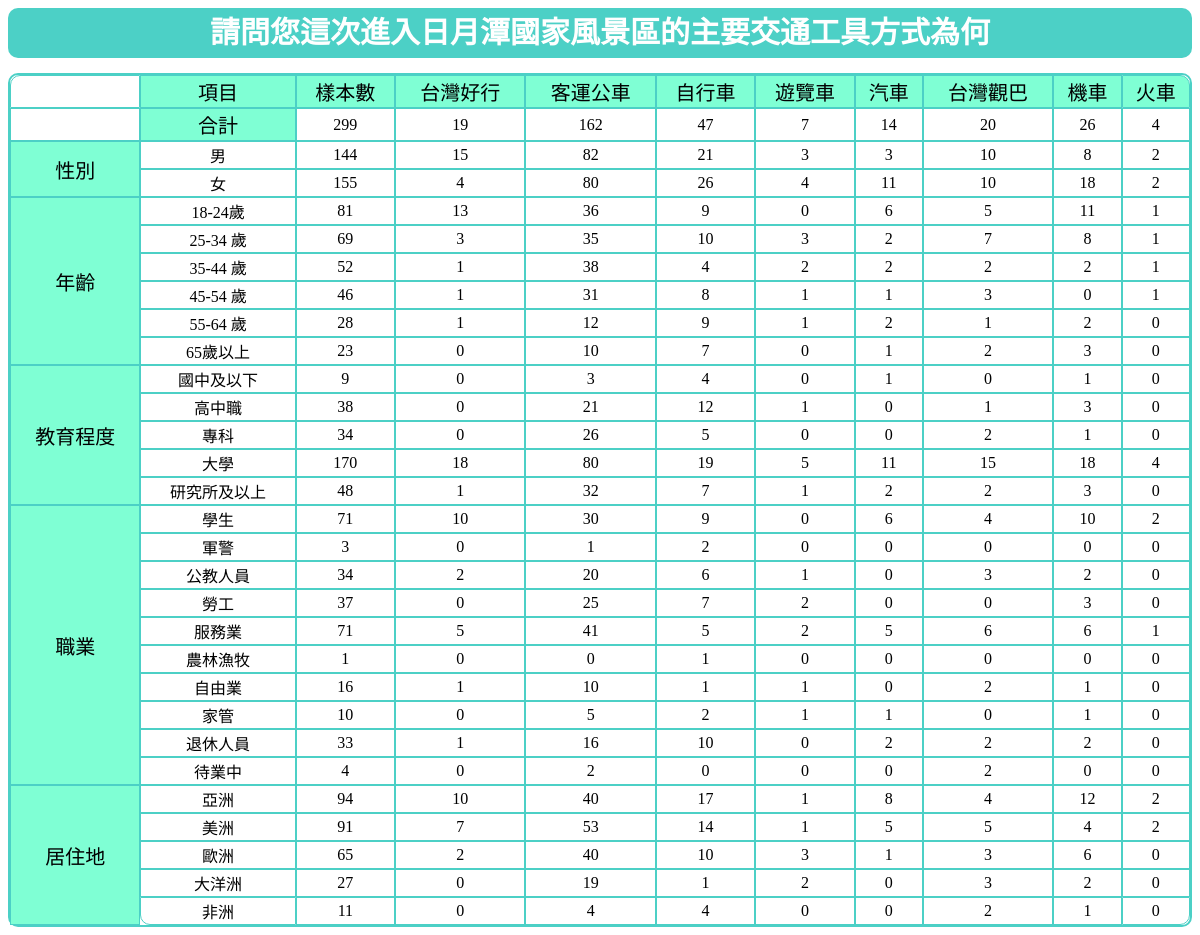
The page /context.php?qid=722&title=12X9X722 on the database its author committed.
### tables this page shows
CREATE TABLE `lime_survey_12` (
  `id` int(11) NOT NULL,
  `token` varchar(35) DEFAULT NULL,
  `submitdate` datetime DEFAULT NULL,
  `lastpage` int(11) DEFAULT NULL,
  `startlanguage` varchar(20) NOT NULL,
  `startdate` datetime NOT NULL,
  `datestamp` datetime NOT NULL,
  `ipaddr` text,
  `12X9X8591` varchar(5) DEFAULT NULL,
  `12X9X719A01` varchar(5) DEFAULT NULL,
  `12X9X720SQ001` varchar(5) DEFAULT NULL,
  `12X9X720SQ002` varchar(5) DEFAULT NULL,
  `12X9X720SQ003` varchar(5) DEFAULT NULL,
  `12X9X720SQ004` varchar(5) DEFAULT NULL,
  `12X9X720SQ005` varchar(5) DEFAULT NULL,
  `12X9X720SQ006` varchar(5) DEFAULT NULL,
  `12X9X720SQ007` varchar(5) DEFAULT NULL,
  `12X9X720SQ008` varchar(5) DEFAULT NULL,
  `12X9X720SQ009` varchar(5) DEFAULT NULL,
  `12X9X720SQ010` varchar(5) DEFAULT NULL,
  `12X9X720other` text,
  `12X9X7211` varchar(5) DEFAULT NULL,
  `12X9X7212` varchar(5) DEFAULT NULL,
  `12X9X7213` varchar(5) DEFAULT NULL,
  `12X9X7214` varchar(5) DEFAULT NULL,
  `12X9X7215` varchar(5) DEFAULT NULL,
  `12X9X7216` varchar(5) DEFAULT NULL,
  `12X9X7217` varchar(5) DEFAULT NULL,
  `12X9X7218` varchar(5) DEFAULT NULL,
  `12X9X7219` varchar(5) DEFAULT NULL,
  `12X9X72110` varchar(5) DEFAULT NULL,
  `12X9X72111` varchar(5) DEFAULT NULL,
  `12X9X72112` varchar(5) DEFAULT NULL,
  `12X9X72113` varchar(5) DEFAULT NULL,
  `12X9X72114` varchar(5) DEFAULT NULL,
  `12X9X72115` varchar(5) DEFAULT NULL,
  `12X9X72116` varchar(5) DEFAULT NULL,
  `12X9X72117` varchar(5) DEFAULT NULL,
  `12X9X721other` text,
  `12X9X7281` varchar(5) DEFAULT NULL,
  `12X9X7282` varchar(5) DEFAULT NULL,
  `12X9X7283` varchar(5) DEFAULT NULL,
  `12X9X7284` varchar(5) DEFAULT NULL,
  `12X9X7285` varchar(5) DEFAULT NULL,
  `12X9X7286` varchar(5) DEFAULT NULL,
  `12X9X7287` varchar(5) DEFAULT NULL,
  `12X9X7288` varchar(5) DEFAULT NULL,
  `12X9X7289` varchar(5) DEFAULT NULL,
  `12X9X72810` varchar(5) DEFAULT NULL,
  `12X9X72811` varchar(5) DEFAULT NULL,
  `12X9X72812` varchar(5) DEFAULT NULL,
  `12X9X72813` varchar(5) DEFAULT NULL,
  `12X9X72814` varchar(5) DEFAULT NULL,
  `12X9X72815` varchar(5) DEFAULT NULL,
  `12X9X72816` varchar(5) DEFAULT NULL,
  `12X9X72817` varchar(5) DEFAULT NULL,
  `12X9X72818` varchar(5) DEFAULT NULL,
  `12X9X72819` varchar(5) DEFAULT NULL,
  `12X9X72820` varchar(5) DEFAULT NULL,
  `12X9X72821` varchar(5) DEFAULT NULL,
  `12X9X72822` varchar(5) DEFAULT NULL,
  `12X9X72823` varchar(5) DEFAULT NULL,
  `12X9X72824` varchar(5) DEFAULT NULL,
  `12X9X72825` varchar(5) DEFAULT NULL,
  `12X9X72826` varchar(5) DEFAULT NULL,
  `12X9X72827` varchar(5) DEFAULT NULL,
  `12X9X72828` varchar(5) DEFAULT NULL,
  `12X9X72829` varchar(5) DEFAULT NULL,
  `12X9X72830` varchar(5) DEFAULT NULL,
  `12X9X72831` varchar(5) DEFAULT NULL,
  `12X9X72832` varchar(5) DEFAULT NULL,
  `12X9X72833` varchar(5) DEFAULT NULL,
  `12X9X72834` varchar(5) DEFAULT NULL,
  `12X9X72835` varchar(5) DEFAULT NULL,
  `12X9X72836` varchar(5) DEFAULT NULL,
  `12X9X72837` varchar(5) DEFAULT NULL,
  `12X9X72838` varchar(5) DEFAULT NULL,
  `12X9X72839` varchar(5) DEFAULT NULL,
  `12X9X728other` text,
  `12X9X722` varchar(5) DEFAULT NULL,
  `12X9X723` varchar(5) DEFAULT NULL,
  `12X9X724` varchar(5) DEFAULT NULL,
  `12X9X724other` text,
  `12X9X725A801` varchar(5) DEFAULT NULL,
  `12X9X726` varchar(5) DEFAULT NULL,
  `12X9X794` decimal(30,10) DEFAULT NULL,
  `12X9X7271` varchar(5) DEFAULT NULL,
  `12X9X7272` varchar(5) DEFAULT NULL,
  `12X9X7273` varchar(5) DEFAULT NULL,
  `12X9X7274` varchar(5) DEFAULT NULL,
  `12X9X7275` varchar(5) DEFAULT NULL,
  `12X9X7276` varchar(5) DEFAULT NULL,
  `12X9X727other` text,
  `12X9X729` varchar(5) DEFAULT NULL,
  `12X9X860` varchar(5) DEFAULT NULL,
  `12X9X860other` text,
  `12X9X7911` varchar(5) DEFAULT NULL,
  `12X9X7912` varchar(5) DEFAULT NULL,
  `12X9X7913` varchar(5) DEFAULT NULL,
  `12X9X7914` varchar(5) DEFAULT NULL,
  `12X9X7915` varchar(5) DEFAULT NULL,
  `12X9X7916` varchar(5) DEFAULT NULL,
  `12X9X7917` varchar(5) DEFAULT NULL,
  `12X9X7918` varchar(5) DEFAULT NULL,
  `12X9X792` varchar(5) DEFAULT NULL,
  `12X9X792other` text,
  `12X10X730SQ101` varchar(5) DEFAULT NULL,
  `12X10X730SQ102` varchar(5) DEFAULT NULL,
  `12X10X730SQ103` varchar(5) DEFAULT NULL,
  `12X10X730SQ104` varchar(5) DEFAULT NULL,
  `12X10X731SQ201` varchar(5) DEFAULT NULL,
  `12X10X731SQ202` varchar(5) DEFAULT NULL,
  `12X10X731SQ203` varchar(5) DEFAULT NULL,
  `12X10X731SQ204` varchar(5) DEFAULT NULL,
  `12X10X732SQ301` varchar(5) DEFAULT NULL,
  `12X10X732SQ302` varchar(5) DEFAULT NULL,
  `12X10X732SQ303` varchar(5) DEFAULT NULL,
  `12X10X733SQ401` varchar(5) DEFAULT NULL,
  `12X10X733SQ402` varchar(5) DEFAULT NULL,
  `12X10X733SQ403` varchar(5) DEFAULT NULL,
  `12X10X734SQ501` varchar(5) DEFAULT NULL,
  `12X10X734SQ502` varchar(5) DEFAULT NULL,
  `12X10X734SQ503` varchar(5) DEFAULT NULL,
  `12X10X734SQ504` varchar(5) DEFAULT NULL,
  `12X10X735B601` varchar(5) DEFAULT NULL,
  `12X10X735B602` varchar(5) DEFAULT NULL,
  `12X10X735B603` varchar(5) DEFAULT NULL,
  `12X10X736SQ701` varchar(5) DEFAULT NULL,
  `12X10X736SQ702` varchar(5) DEFAULT NULL,
  `12X10X736SQ703` varchar(5) DEFAULT NULL,
  `12X10X737SQ801` varchar(5) DEFAULT NULL,
  `12X10X737SQ802` varchar(5) DEFAULT NULL,
  `12X10X737SQ803` varchar(5) DEFAULT NULL,
  `12X10X738SQ901` varchar(5) DEFAULT NULL,
  `12X10X738SQ902` varchar(5) DEFAULT NULL,
  `12X10X738SQ903` varchar(5) DEFAULT NULL,
  `12X10X738SQ904` varchar(5) DEFAULT NULL,
  `12X10X739SQ1001` varchar(5) DEFAULT NULL,
  `12X10X739SQ1002` varchar(5) DEFAULT NULL,
  `12X10X739SQ1003` varchar(5) DEFAULT NULL,
  `12X10X739SQ1004` varchar(5) DEFAULT NULL,
  `12X10X793B1101` varchar(5) DEFAULT NULL,
  `12X10X793B1102` varchar(5) DEFAULT NULL,
  `12X10X793B1103` varchar(5) DEFAULT NULL,
  `12X10X741SQ1201` varchar(5) DEFAULT NULL,
  `12X10X741SQ1202` varchar(5) DEFAULT NULL,
  `12X10X741SQ1203` varchar(5) DEFAULT NULL,
  `12X10X741SQ1204` varchar(5) DEFAULT NULL,
  `12X10X740SQ1301` varchar(5) DEFAULT NULL,
  `12X10X740SQ1302` varchar(5) DEFAULT NULL,
  `12X10X740SQ1303` varchar(5) DEFAULT NULL,
  `12X10X740SQ1304` varchar(5) DEFAULT NULL,
  `12X10X740SQ1305` varchar(5) DEFAULT NULL,
  `12X10X742SQ001` varchar(5) DEFAULT NULL,
  `12X10X812SQ001` varchar(5) DEFAULT NULL,
  `12X10X743SQ006` varchar(5) DEFAULT NULL,
  `12X10X813SQ006` varchar(5) DEFAULT NULL,
  `12X10X744SQ001` varchar(5) DEFAULT NULL,
  `12X10X814SQ001` varchar(5) DEFAULT NULL,
  `12X10X745SQ001` varchar(5) DEFAULT NULL,
  `12X10X815SQ001` varchar(5) DEFAULT NULL,
  `12X10X746SQ001` varchar(5) DEFAULT NULL,
  `12X10X816SQ001` varchar(5) DEFAULT NULL,
  `12X10X747SQ001` varchar(5) DEFAULT NULL,
  `12X10X817SQ001` varchar(5) DEFAULT NULL,
  `12X10X748SQ001` varchar(5) DEFAULT NULL,
  `12X10X818SQ001` varchar(5) DEFAULT NULL,
  `12X10X749SQ001` varchar(5) DEFAULT NULL,
  `12X10X819SQ001` varchar(5) DEFAULT NULL,
  `12X10X750SQ001` varchar(5) DEFAULT NULL,
  `12X10X820SQ001` varchar(5) DEFAULT NULL,
  `12X10X751SQ001` varchar(5) DEFAULT NULL,
  `12X10X821SQ001` varchar(5) DEFAULT NULL,
  `12X10X843SQ001` varchar(5) DEFAULT NULL,
  `12X10X844SQ001` varchar(5) DEFAULT NULL,
  `12X10X845SQ001` varchar(5) DEFAULT NULL,
  `12X10X846SQ001` varchar(5) DEFAULT NULL,
  `12X10X752SQ001` varchar(5) DEFAULT NULL,
  `12X10X842SQ001` varchar(5) DEFAULT NULL,
  `12X10X753SQ001` varchar(5) DEFAULT NULL,
  `12X10X841SQ001` varchar(5) DEFAULT NULL,
  `12X10X754SQ001` varchar(5) DEFAULT NULL,
  `12X10X840SQ001` varchar(5) DEFAULT NULL,
  `12X10X755SQ001` varchar(5) DEFAULT NULL,
  `12X10X839SQ001` varchar(5) DEFAULT NULL,
  `12X10X756SQ001` varchar(5) DEFAULT NULL,
  `12X10X838SQ001` varchar(5) DEFAULT NULL,
  `12X10X790SQ001` varchar(5) DEFAULT NULL,
  `12X10X837SQ001` varchar(5) DEFAULT NULL,
  `12X10X757SQ001` varchar(5) DEFAULT NULL,
  `12X10X836SQ001` varchar(5) DEFAULT NULL,
  `12X10X758SQ001` varchar(5) DEFAULT NULL,
  `12X10X835SQ001` varchar(5) DEFAULT NULL,
  `12X10X759SQ001` varchar(5) DEFAULT NULL,
  `12X10X834SQ001` varchar(5) DEFAULT NULL,
  `12X10X760SQ001` varchar(5) DEFAULT NULL,
  `12X10X833SQ001` varchar(5) DEFAULT NULL,
  `12X10X761SQ001` varchar(5) DEFAULT NULL,
  `12X10X832SQ001` varchar(5) DEFAULT NULL,
  `12X10X762SQ001` varchar(5) DEFAULT NULL,
  `12X10X831SQ001` varchar(5) DEFAULT NULL,
  `12X10X847SQ001` varchar(5) DEFAULT NULL,
  `12X10X848SQ001` varchar(5) DEFAULT NULL,
  `12X10X849SQ001` varchar(5) DEFAULT NULL,
  `12X10X850SQ001` varchar(5) DEFAULT NULL,
  `12X10X851SQ001` varchar(5) DEFAULT NULL,
  `12X10X852SQ001` varchar(5) DEFAULT NULL,
  `12X10X853SQ001` varchar(5) DEFAULT NULL,
  `12X10X854SQ001` varchar(5) DEFAULT NULL,
  `12X10X764SQ001` varchar(5) DEFAULT NULL,
  `12X10X830SQ001` varchar(5) DEFAULT NULL,
  `12X10X765SQ001` varchar(5) DEFAULT NULL,
  `12X10X829SQ001` varchar(5) DEFAULT NULL,
  `12X10X766SQ001` varchar(5) DEFAULT NULL,
  `12X10X828SQ001` varchar(5) DEFAULT NULL,
  `12X10X767SQ001` varchar(5) DEFAULT NULL,
  `12X10X827SQ001` varchar(5) DEFAULT NULL,
  `12X10X768SQ001` varchar(5) DEFAULT NULL,
  `12X10X826SQ001` varchar(5) DEFAULT NULL,
  `12X10X769SQ001` varchar(5) DEFAULT NULL,
  `12X10X825SQ001` varchar(5) DEFAULT NULL,
  `12X10X855SQ001` varchar(5) DEFAULT NULL,
  `12X10X856SQ001` varchar(5) DEFAULT NULL,
  `12X10X857SQ001` varchar(5) DEFAULT NULL,
  `12X10X858SQ001` varchar(5) DEFAULT NULL,
  `12X10X770SQ001` varchar(5) DEFAULT NULL,
  `12X10X824SQ001` varchar(5) DEFAULT NULL,
  `12X10X763SQ001` varchar(5) DEFAULT NULL,
  `12X10X823SQ001` varchar(5) DEFAULT NULL,
  `12X10X771SQ001` varchar(5) DEFAULT NULL,
  `12X10X822SQ001` varchar(5) DEFAULT NULL,
  `12X10X772SQ001` varchar(5) DEFAULT NULL,
  `12X10X789SQ001` varchar(5) DEFAULT NULL,
  `12X11X773` varchar(5) DEFAULT NULL,
  `12X11X773other` text,
  `12X11X774` varchar(5) DEFAULT NULL,
  `12X11X774other` text,
  `12X11X795` varchar(5) DEFAULT NULL,
  `12X11X795other` text,
  `12X11X796` varchar(5) DEFAULT NULL,
  `12X11X796other` text,
  `12X11X797` varchar(5) DEFAULT NULL,
  `12X11X797other` text,
  `12X11X798` varchar(5) DEFAULT NULL,
  `12X11X798other` text,
  `12X11X799` varchar(5) DEFAULT NULL,
  `12X11X799other` text,
  `12X11X800` varchar(5) DEFAULT NULL,
  `12X11X800other` text,
  `12X11X809` text,
  `12X11X801` varchar(5) DEFAULT NULL,
  `12X11X801other` text,
  `12X11X8111` varchar(5) DEFAULT NULL,
  `12X11X8112` varchar(5) DEFAULT NULL,
  `12X11X8113` varchar(5) DEFAULT NULL,
  `12X11X8114` varchar(5) DEFAULT NULL,
  `12X11X802` varchar(5) DEFAULT NULL,
  `12X11X802other` text,
  `12X11X803` varchar(5) DEFAULT NULL,
  `12X11X803other` text,
  `12X11X804` varchar(5) DEFAULT NULL,
  `12X11X804other` text,
  `12X11X805` varchar(5) DEFAULT NULL,
  `12X11X805other` text,
  `12X11X806` varchar(5) DEFAULT NULL,
  `12X11X806other` text,
  `12X11X807` varchar(5) DEFAULT NULL,
  `12X11X807other` text,
  `12X11X808` varchar(5) DEFAULT NULL,
  `12X11X808other` text,
  `12X11X810` text,
  `12X12X775D101` varchar(5) DEFAULT NULL,
  `12X12X776` varchar(5) DEFAULT NULL,
  `12X12X777SQ301` varchar(5) DEFAULT NULL,
  `12X12X778` varchar(5) DEFAULT NULL,
  `12X12X778other` text,
  `12X12X779D501` varchar(5) DEFAULT NULL,
  `12X12X780` varchar(5) DEFAULT NULL,
  `12X12X781` varchar(5) DEFAULT NULL,
  `12X12X781other` text,
  `12X12X782` varchar(5) DEFAULT NULL,
  `12X12X782other` text,
  `12X12X783` varchar(5) DEFAULT NULL,
  `12X12X783other` text,
  `12X12X784` varchar(5) DEFAULT NULL,
  `12X12X784other` text,
  `12X12X785` varchar(5) DEFAULT NULL,
  `12X12X785other` text,
  `12X12X786` varchar(5) DEFAULT NULL,
  `12X12X787` varchar(5) DEFAULT NULL,
  `12X12X788` text
);

### context.php (the view, shortened to what the rows shown need)
<?php
include('connDB.php');
?>
<!doctype html>
<html>
<head>
</head>
<body style="font-family: Microsoft JhengHei;">
	<?
		$qid=$_GET["qid"];
		?>
	<table class="table_style">
	<tbody>
		<?
			$r=1;
			if(isset($r_ans[$qid] )){
				foreach($r_ans[$qid] as $i=> $vlaue){
				$Arr[] =$r+$i;
				}
			}else echo "沒有資料";
		?>
	<?
		$q_code=$_GET["title"];
		$sql="SELECT $q_code , COUNT( * ) as total FROM `lime_survey_12` WHERE `12X12X775D101` GROUP BY `$q_code`";
			$rquery= mysql_query($sql);
			$sum=0;
			while($rs = mysql_fetch_assoc($rquery)){
				$sum+=$rs["total"];
				$k_d[$rs[$q_code]]=$rs["total"];
			}
	?>
	<tr>
		<td></td>
		<td class="tetle">合計</td>
		<td><?=$sum;?></td>
		<?
			foreach($Arr as $rr){
				echo "<td>".$k_d[$rr]."</td>";
			}
		?>
	</tr>
	<tr>
		<td>女</td>
		<?
		$k=0;
		$tls = array();
		foreach($Arr as $ar){
			$sql1="SELECT $q_code , COUNT( * ) as total FROM `lime_survey_12` WHERE 12X12X775D101=2 and $q_code=$ar ORDER BY `lime_survey_12`.`$q_code` ASC";
			$rquery1= mysql_query($sql1);
			$rs1 = mysql_fetch_assoc($rquery1);
			$tls[]=$rs1["total"];
			$k+=$rs1["total"];
		}
		echo "<td>".$k."</td>";
		foreach($tls as $tl){
			echo "<td>".$tl."</td>";
		}
		?>
	</tr>
	<tr>
		<td>25-34 歲</td>
		<?
		$k=0;
		$tls = array();
		foreach($Arr as $ar){
			$sql1="SELECT $q_code , COUNT( * ) as total FROM `lime_survey_12` WHERE 12X12X776=2 and $q_code=$ar ORDER BY `lime_survey_12`.`$q_code` ASC";
			$rquery1= mysql_query($sql1);
			$rs1 = mysql_fetch_assoc($rquery1);
			$tls[]=$rs1["total"];
			$k+=$rs1["total"];
		}
		echo "<td>".$k."</td>";
		foreach($tls as $tl){
			echo "<td>".$tl."</td>";
		}
		?>
	</tr>
	<tr>
		<td>大洋洲</td>
		<?
		$k=0;
		$tls = array();
		foreach($Arr as $ar){
			$sql1="SELECT $q_code , COUNT( * ) as total FROM `lime_survey_12` WHERE 12X12X779D501=4 and $q_code=$ar ORDER BY `lime_survey_12`.`$q_code` ASC";
			$rquery1= mysql_query($sql1);
			$rs1 = mysql_fetch_assoc($rquery1);
			$tls[]=$rs1["total"];
			$k+=$rs1["total"];
		}
		echo "<td>".$k."</td>";
		foreach($tls as $tl){
			echo "<td>".$tl."</td>";
		}
		?>
	</tr>
	</tbody>
	</table>
</body>
</html>

### rows shown on the page
lime_survey_12: 12X9X722 "26", 12X12X778 "4", 12X9X722 "7", 12X12X778 "8"
lime_survey_12: id "80", 12X12X786 "11"
lime_survey_12: 12X12X786 "19"

### other values the page prints
$prs["question"] "請問您這次進入日月潭國家風景區的主要交通工具方式為何"
$vlaue "台灣好行"
$vlaue "客運公車"
$vlaue "自行車"
$vlaue "遊覽車"
$vlaue "汽車"
$vlaue "台灣觀巴"
$vlaue "機車"
$vlaue "火車"
$sum "299"
$k_d[$rr] "19"
$k_d[$rr] "162"
$k_d[$rr] "47"
$k_d[$rr] "7"
$k_d[$rr] "14"
